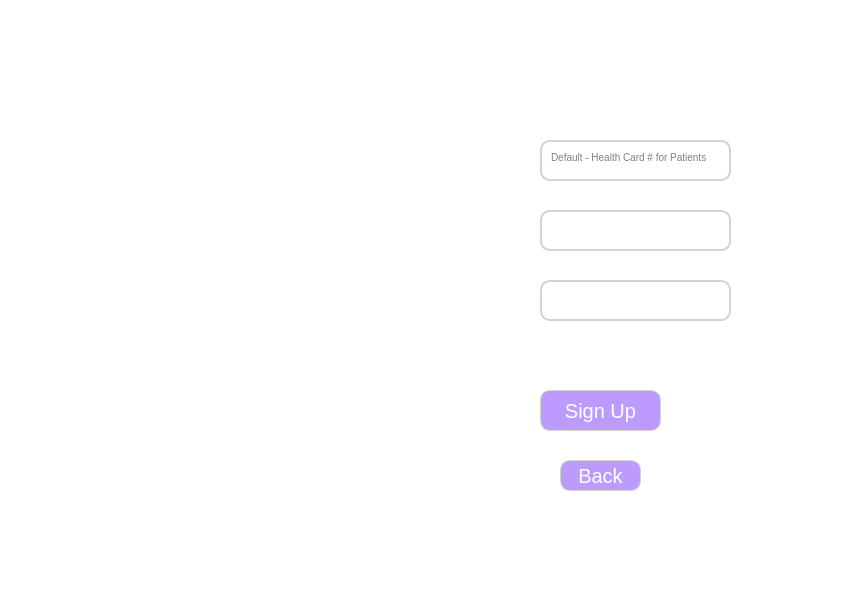
<?xml version="1.0" encoding="UTF-8"?>
<ui version="4.0">
 <class>SignUpWindow</class>
 <widget class="QDialog" name="SignUpWindow">
  <property name="geometry">
   <rect>
    <x>0</x>
    <y>0</y>
    <width>846</width>
    <height>600</height>
   </rect>
  </property>
  <property name="sizePolicy">
   <sizepolicy hsizetype="Fixed" vsizetype="Fixed">
    <horstretch>0</horstretch>
    <verstretch>0</verstretch>
   </sizepolicy>
  </property>
  <property name="palette">
   <palette>
    <active>
     <colorrole role="WindowText">
      <brush brushstyle="SolidPattern">
       <color alpha="255">
        <red>255</red>
        <green>255</green>
        <blue>255</blue>
       </color>
      </brush>
     </colorrole>
     <colorrole role="Text">
      <brush brushstyle="SolidPattern">
       <color alpha="255">
        <red>255</red>
        <green>255</green>
        <blue>255</blue>
       </color>
      </brush>
     </colorrole>
     <colorrole role="ButtonText">
      <brush brushstyle="SolidPattern">
       <color alpha="255">
        <red>255</red>
        <green>255</green>
        <blue>255</blue>
       </color>
      </brush>
     </colorrole>
     <colorrole role="Window">
      <brush brushstyle="SolidPattern">
       <color alpha="255">
        <red>255</red>
        <green>255</green>
        <blue>255</blue>
       </color>
      </brush>
     </colorrole>
     <colorrole role="PlaceholderText">
      <brush brushstyle="SolidPattern">
       <color alpha="128">
        <red>255</red>
        <green>255</green>
        <blue>255</blue>
       </color>
      </brush>
     </colorrole>
    </active>
    <inactive>
     <colorrole role="WindowText">
      <brush brushstyle="SolidPattern">
       <color alpha="255">
        <red>255</red>
        <green>255</green>
        <blue>255</blue>
       </color>
      </brush>
     </colorrole>
     <colorrole role="Text">
      <brush brushstyle="SolidPattern">
       <color alpha="255">
        <red>255</red>
        <green>255</green>
        <blue>255</blue>
       </color>
      </brush>
     </colorrole>
     <colorrole role="ButtonText">
      <brush brushstyle="SolidPattern">
       <color alpha="255">
        <red>255</red>
        <green>255</green>
        <blue>255</blue>
       </color>
      </brush>
     </colorrole>
     <colorrole role="Window">
      <brush brushstyle="SolidPattern">
       <color alpha="255">
        <red>255</red>
        <green>255</green>
        <blue>255</blue>
       </color>
      </brush>
     </colorrole>
     <colorrole role="PlaceholderText">
      <brush brushstyle="SolidPattern">
       <color alpha="128">
        <red>255</red>
        <green>255</green>
        <blue>255</blue>
       </color>
      </brush>
     </colorrole>
    </inactive>
    <disabled>
     <colorrole role="WindowText">
      <brush brushstyle="SolidPattern">
       <color alpha="255">
        <red>255</red>
        <green>255</green>
        <blue>255</blue>
       </color>
      </brush>
     </colorrole>
     <colorrole role="Text">
      <brush brushstyle="SolidPattern">
       <color alpha="255">
        <red>255</red>
        <green>255</green>
        <blue>255</blue>
       </color>
      </brush>
     </colorrole>
     <colorrole role="ButtonText">
      <brush brushstyle="SolidPattern">
       <color alpha="255">
        <red>255</red>
        <green>255</green>
        <blue>255</blue>
       </color>
      </brush>
     </colorrole>
     <colorrole role="Base">
      <brush brushstyle="SolidPattern">
       <color alpha="255">
        <red>255</red>
        <green>255</green>
        <blue>255</blue>
       </color>
      </brush>
     </colorrole>
     <colorrole role="Window">
      <brush brushstyle="SolidPattern">
       <color alpha="255">
        <red>255</red>
        <green>255</green>
        <blue>255</blue>
       </color>
      </brush>
     </colorrole>
     <colorrole role="PlaceholderText">
      <brush brushstyle="SolidPattern">
       <color alpha="128">
        <red>255</red>
        <green>255</green>
        <blue>255</blue>
       </color>
      </brush>
     </colorrole>
    </disabled>
   </palette>
  </property>
  <property name="windowTitle">
   <string>Sign Up</string>
  </property>
  <property name="styleSheet">
   <string notr="true">    color: white;
    font-size: 20px;</string>
  </property>
  <widget class="QWidget" name="centralwidget" native="true">
   <property name="geometry">
    <rect>
     <x>0</x>
     <y>0</y>
     <width>851</width>
     <height>541</height>
    </rect>
   </property>
   <property name="sizePolicy">
    <sizepolicy hsizetype="Fixed" vsizetype="Fixed">
     <horstretch>0</horstretch>
     <verstretch>0</verstretch>
    </sizepolicy>
   </property>
   <widget class="QLabel" name="background">
    <property name="geometry">
     <rect>
      <x>0</x>
      <y>-40</y>
      <width>851</width>
      <height>621</height>
     </rect>
    </property>
    <property name="sizePolicy">
     <sizepolicy hsizetype="Fixed" vsizetype="Fixed">
      <horstretch>0</horstretch>
      <verstretch>0</verstretch>
     </sizepolicy>
    </property>
    <property name="sizeIncrement">
     <size>
      <width>0</width>
      <height>0</height>
     </size>
    </property>
    <property name="font">
     <font>
      <family>Arial</family>
      <pointsize>-1</pointsize>
     </font>
    </property>
    <property name="text">
     <string/>
    </property>
    <property name="pixmap">
     <pixmap resource="Resources.qrc">:/new/images/WelcomeBG.png</pixmap>
    </property>
    <property name="scaledContents">
     <bool>true</bool>
    </property>
   </widget>
   <widget class="QPushButton" name="signupbutton">
    <property name="geometry">
     <rect>
      <x>540</x>
      <y>390</y>
      <width>121</width>
      <height>41</height>
     </rect>
    </property>
    <property name="styleSheet">
     <string notr="true">background-color: rgb(189, 155, 254);
    border: 1px solid #D3D3D3;
    border-radius: 10px;
    padding: 5px;
font-style: bold;</string>
    </property>
    <property name="text">
     <string>Sign Up</string>
    </property>
   </widget>
   <widget class="QLabel" name="usernamelabel">
    <property name="geometry">
     <rect>
      <x>420</x>
      <y>140</y>
      <width>111</width>
      <height>41</height>
     </rect>
    </property>
    <property name="font">
     <font>
      <family>Bodoni 72 Oldstyle</family>
      <pointsize>-1</pointsize>
      <bold>true</bold>
     </font>
    </property>
    <property name="text">
     <string>Username:</string>
    </property>
   </widget>
   <widget class="QLabel" name="passwordlabel">
    <property name="geometry">
     <rect>
      <x>420</x>
      <y>210</y>
      <width>131</width>
      <height>41</height>
     </rect>
    </property>
    <property name="font">
     <font>
      <family>Bodoni 72 Oldstyle</family>
      <pointsize>-1</pointsize>
      <bold>true</bold>
     </font>
    </property>
    <property name="text">
     <string>Password:</string>
    </property>
   </widget>
   <widget class="QTextEdit" name="usernametextEdit">
    <property name="geometry">
     <rect>
      <x>540</x>
      <y>140</y>
      <width>191</width>
      <height>41</height>
     </rect>
    </property>
    <property name="font">
     <font>
      <family>Arial</family>
      <pointsize>-1</pointsize>
     </font>
    </property>
    <property name="acceptDrops">
     <bool>true</bool>
    </property>
    <property name="styleSheet">
     <string notr="true">    background-color: #FFFFFF;
    border: 2px solid #D3D3D3;
    border-radius: 10px;
    padding: 5px;
        color: black;
    font-size: 10px;</string>
    </property>
    <property name="placeholderText">
     <string>Default - Health Card # for Patients</string>
    </property>
   </widget>
   <widget class="QLineEdit" name="passwordlineEdit">
    <property name="geometry">
     <rect>
      <x>540</x>
      <y>210</y>
      <width>191</width>
      <height>41</height>
     </rect>
    </property>
    <property name="font">
     <font>
      <family>Arial</family>
      <pointsize>-1</pointsize>
     </font>
    </property>
    <property name="styleSheet">
     <string notr="true">    background-color: #FFFFFF;
    border: 2px solid #D3D3D3;
    border-radius: 10px;
    padding: 5px;
        color: black;</string>
    </property>
    <property name="echoMode">
     <enum>QLineEdit::EchoMode::Password</enum>
    </property>
   </widget>
   <widget class="QLabel" name="signupcodelabel">
    <property name="geometry">
     <rect>
      <x>390</x>
      <y>280</y>
      <width>161</width>
      <height>41</height>
     </rect>
    </property>
    <property name="font">
     <font>
      <family>Bodoni 72 Oldstyle</family>
      <pointsize>-1</pointsize>
      <bold>true</bold>
     </font>
    </property>
    <property name="text">
     <string>Sign up code:</string>
    </property>
   </widget>
   <widget class="QLineEdit" name="signupcodelineEdit">
    <property name="geometry">
     <rect>
      <x>540</x>
      <y>280</y>
      <width>191</width>
      <height>41</height>
     </rect>
    </property>
    <property name="font">
     <font>
      <family>Arial</family>
      <pointsize>-1</pointsize>
     </font>
    </property>
    <property name="styleSheet">
     <string notr="true">    background-color: #FFFFFF;
    border: 2px solid #D3D3D3;
    border-radius: 10px;
    padding: 5px;
        color: black;</string>
    </property>
    <property name="text">
     <string/>
    </property>
    <property name="echoMode">
     <enum>QLineEdit::EchoMode::Password</enum>
    </property>
   </widget>
   <widget class="QLabel" name="passwordlength_label">
    <property name="geometry">
     <rect>
      <x>460</x>
      <y>340</y>
      <width>301</width>
      <height>31</height>
     </rect>
    </property>
    <property name="font">
     <font>
      <family>Andale Mono</family>
      <pointsize>-1</pointsize>
     </font>
    </property>
    <property name="styleSheet">
     <string notr="true">    color: white;
    font-size: 10px;</string>
    </property>
    <property name="text">
     <string>Password must be at least 8 characters in length</string>
    </property>
   </widget>
   <widget class="QPushButton" name="backButton">
    <property name="geometry">
     <rect>
      <x>560</x>
      <y>460</y>
      <width>81</width>
      <height>31</height>
     </rect>
    </property>
    <property name="styleSheet">
     <string notr="true">background-color: rgb(189, 155, 254);
    border: 1px solid #D3D3D3;
    border-radius: 10px;
    padding: 5px;
font-style: bold;</string>
    </property>
    <property name="text">
     <string>Back</string>
    </property>
   </widget>
  </widget>
 </widget>
 <resources>
  <include location="Resources.qrc"/>
 </resources>
 <connections/>
</ui>
